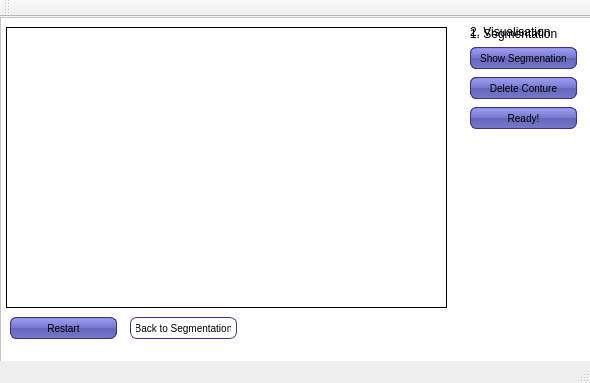
<?xml version="1.0" encoding="UTF-8"?>
<ui version="4.0">
 <class>InteractiveLightingDetector</class>
 <widget class="QMainWindow" name="InteractiveLightingDetector">
  <property name="geometry">
   <rect>
    <x>0</x>
    <y>0</y>
    <width>590</width>
    <height>383</height>
   </rect>
  </property>
  <property name="windowTitle">
   <string>MainWindow</string>
  </property>
  <property name="styleSheet">
   <string notr="true">QPushButton {
color: black;
background-color: QLinearGradient( x1: 0, y1: 0, x2: 0, y2: 1, stop: 0 #88d, stop: 0.1 #99e, stop: 0.49 #77c, stop: 0.5 #66b, stop: 1 #77c);
border-width: 1px;
border-color: #339;
border-style: solid;
border-radius: 7;
padding: 3px;
font-size: 10px;
padding-left: 5px;
padding-right: 5px;
min-width: 95px;
max-width: 95px;
min-height: 14px;
max-height: 14px;
}</string>
  </property>
  <widget class="QWidget" name="centralWidget">
   <widget class="QPushButton" name="btm_image">
    <property name="geometry">
     <rect>
      <x>10</x>
      <y>300</y>
      <width>107</width>
      <height>22</height>
     </rect>
    </property>
    <property name="text">
     <string>Load Image</string>
    </property>
   </widget>
   <widget class="QLabel" name="lbl_image">
    <property name="geometry">
     <rect>
      <x>6</x>
      <y>10</y>
      <width>441</width>
      <height>281</height>
     </rect>
    </property>
    <property name="styleSheet">
     <string notr="true">border-width : 0.5px;
border-style:solid;
border-color : black;</string>
    </property>
    <property name="text">
     <string/>
    </property>
   </widget>
   <widget class="QPushButton" name="btm_restart">
    <property name="geometry">
     <rect>
      <x>10</x>
      <y>300</y>
      <width>107</width>
      <height>22</height>
     </rect>
    </property>
    <property name="styleSheet">
     <string notr="true"/>
    </property>
    <property name="text">
     <string>Restart</string>
    </property>
   </widget>
   <widget class="QLabel" name="label">
    <property name="geometry">
     <rect>
      <x>470</x>
      <y>0</y>
      <width>115</width>
      <height>33</height>
     </rect>
    </property>
    <property name="minimumSize">
     <size>
      <width>67</width>
      <height>0</height>
     </size>
    </property>
    <property name="text">
     <string>1. Segmentation</string>
    </property>
   </widget>
   <widget class="QPushButton" name="btm_StartSeg">
    <property name="geometry">
     <rect>
      <x>470</x>
      <y>30</y>
      <width>107</width>
      <height>22</height>
     </rect>
    </property>
    <property name="text">
     <string>Start a Conture</string>
    </property>
   </widget>
   <widget class="QPushButton" name="btm_EndSingleSeg">
    <property name="geometry">
     <rect>
      <x>470</x>
      <y>30</y>
      <width>107</width>
      <height>22</height>
     </rect>
    </property>
    <property name="text">
     <string>Done with Conture</string>
    </property>
   </widget>
   <widget class="QLabel" name="label_2">
    <property name="geometry">
     <rect>
      <x>470</x>
      <y>0</y>
      <width>113</width>
      <height>30</height>
     </rect>
    </property>
    <property name="text">
     <string>2. Visualisation</string>
    </property>
   </widget>
   <widget class="QPushButton" name="btm_ShowSeg">
    <property name="geometry">
     <rect>
      <x>470</x>
      <y>30</y>
      <width>107</width>
      <height>22</height>
     </rect>
    </property>
    <property name="text">
     <string>Show Segmenation</string>
    </property>
   </widget>
   <widget class="QPushButton" name="btm_ShowLV">
    <property name="geometry">
     <rect>
      <x>470</x>
      <y>90</y>
      <width>107</width>
      <height>22</height>
     </rect>
    </property>
    <property name="text">
     <string>Show Lightvectors</string>
    </property>
   </widget>
   <widget class="QPushButton" name="btm_ShowAreas">
    <property name="geometry">
     <rect>
      <x>470</x>
      <y>60</y>
      <width>107</width>
      <height>22</height>
     </rect>
    </property>
    <property name="text">
     <string>Show Areas</string>
    </property>
   </widget>
   <widget class="QPushButton" name="btm_EndSeg">
    <property name="geometry">
     <rect>
      <x>470</x>
      <y>90</y>
      <width>107</width>
      <height>22</height>
     </rect>
    </property>
    <property name="text">
     <string>Ready!</string>
    </property>
   </widget>
   <widget class="QPushButton" name="btm_ChooseSeg">
    <property name="geometry">
     <rect>
      <x>470</x>
      <y>60</y>
      <width>107</width>
      <height>22</height>
     </rect>
    </property>
    <property name="text">
     <string>Choose Conture</string>
    </property>
   </widget>
   <widget class="QPushButton" name="btm_DeleteConture">
    <property name="geometry">
     <rect>
      <x>470</x>
      <y>60</y>
      <width>107</width>
      <height>22</height>
     </rect>
    </property>
    <property name="text">
     <string>Delete Conture</string>
    </property>
   </widget>
   <widget class="QFrame" name="mainFrame">
    <property name="geometry">
     <rect>
      <x>0</x>
      <y>0</y>
      <width>591</width>
      <height>351</height>
     </rect>
    </property>
    <property name="styleSheet">
     <string notr="true">background: white;</string>
    </property>
    <property name="frameShape">
     <enum>QFrame::StyledPanel</enum>
    </property>
    <property name="frameShadow">
     <enum>QFrame::Raised</enum>
    </property>
    <widget class="QPushButton" name="btm_backToSeg">
     <property name="geometry">
      <rect>
       <x>130</x>
       <y>300</y>
       <width>107</width>
       <height>22</height>
      </rect>
     </property>
     <property name="text">
      <string>Back to Segmentation</string>
     </property>
    </widget>
   </widget>
   <zorder>mainFrame</zorder>
   <zorder>btm_image</zorder>
   <zorder>lbl_image</zorder>
   <zorder>btm_restart</zorder>
   <zorder>label</zorder>
   <zorder>btm_StartSeg</zorder>
   <zorder>btm_EndSingleSeg</zorder>
   <zorder>label_2</zorder>
   <zorder>btm_ShowSeg</zorder>
   <zorder>btm_ShowLV</zorder>
   <zorder>btm_ShowAreas</zorder>
   <zorder>btm_EndSeg</zorder>
   <zorder>btm_ChooseSeg</zorder>
   <zorder>btm_DeleteConture</zorder>
  </widget>
  <widget class="QToolBar" name="mainToolBar">
   <attribute name="toolBarArea">
    <enum>TopToolBarArea</enum>
   </attribute>
   <attribute name="toolBarBreak">
    <bool>false</bool>
   </attribute>
  </widget>
  <widget class="QStatusBar" name="statusBar"/>
 </widget>
 <layoutdefault spacing="6" margin="11"/>
 <resources/>
 <connections/>
</ui>
